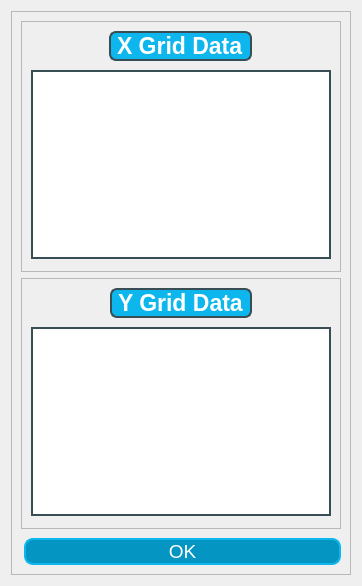
               <widget class="QWidget" name="edit_grid">
                <layout class="QVBoxLayout" name="verticalLayout_7">
                 <item>
                  <widget class="QFrame" name="edit_frame">
                   <property name="frameShape">
                    <enum>QFrame::StyledPanel</enum>
                   </property>
                   <property name="frameShadow">
                    <enum>QFrame::Raised</enum>
                   </property>
                   <layout class="QVBoxLayout" name="verticalLayout_14">
                    <item>
                     <widget class="QFrame" name="frame_2">
                      <property name="styleSheet">
                       <string notr="true">#x_table, #x_grid_label{
border:2px solid #384d54;
border-radius: 7px;
margin-bottom: 3px;
}

</string>
                      </property>
                      <property name="frameShape">
                       <enum>QFrame::StyledPanel</enum>
                      </property>
                      <property name="frameShadow">
                       <enum>QFrame::Raised</enum>
                      </property>
                      <layout class="QVBoxLayout" name="verticalLayout_15">
                       <item alignment="Qt::AlignHCenter">
                        <widget class="QLabel" name="x_grid_label">
                         <property name="minimumSize">
                          <size>
                           <width>0</width>
                           <height>0</height>
                          </size>
                         </property>
                         <property name="font">
                          <font>
                           <pointsize>17</pointsize>
                           <bold>true</bold>
                          </font>
                         </property>
                         <property name="cursor">
                          <cursorShape>PointingHandCursor</cursorShape>
                         </property>
                         <property name="styleSheet">
                          <string notr="true">QLabel{
color:white;
background-color:#0db7ed;
border-radius: 7px;
text-align: center;
}
QLabel::hover{
background-color:#4FCFF7;
}</string>
                         </property>
                         <property name="text">
                          <string>X Grid Data</string>
                         </property>
                        </widget>
                       </item>
                       <item alignment="Qt::AlignHCenter">
                        <widget class="QTableWidget" name="x_table">
                         <property name="minimumSize">
                          <size>
                           <width>300</width>
                           <height>170</height>
                          </size>
                         </property>
                         <property name="maximumSize">
                          <size>
                           <width>500</width>
                           <height>16777215</height>
                          </size>
                         </property>
                         <property name="font">
                          <font>
                           <pointsize>11</pointsize>
                          </font>
                         </property>
                         <property name="styleSheet">
                          <string notr="true">border-radius: 0px;
</string>
                         </property>
                        </widget>
                       </item>
                      </layout>
                     </widget>
                    </item>
                    <item>
                     <widget class="QFrame" name="frame_3">
                      <property name="styleSheet">
                       <string notr="true">#y_table, #y_grid_label{
border:2px solid #384d54;
border-radius: 7px;
margin-bottom: 3px;
}
</string>
                      </property>
                      <property name="frameShape">
                       <enum>QFrame::StyledPanel</enum>
                      </property>
                      <property name="frameShadow">
                       <enum>QFrame::Raised</enum>
                      </property>
                      <layout class="QVBoxLayout" name="verticalLayout_16">
                       <item alignment="Qt::AlignHCenter">
                        <widget class="QLabel" name="y_grid_label">
                         <property name="font">
                          <font>
                           <pointsize>17</pointsize>
                           <bold>true</bold>
                          </font>
                         </property>
                         <property name="cursor">
                          <cursorShape>PointingHandCursor</cursorShape>
                         </property>
                         <property name="styleSheet">
                          <string notr="true">QLabel{
color:white;
background-color:#0db7ed;
border-radius: 7px;
}
QLabel::hover{
background-color:#4FCFF7;
}</string>
                         </property>
                         <property name="text">
                          <string>Y Grid Data</string>
                         </property>
                        </widget>
                       </item>
                       <item alignment="Qt::AlignHCenter">
                        <widget class="QTableWidget" name="y_table">
                         <property name="minimumSize">
                          <size>
                           <width>300</width>
                           <height>170</height>
                          </size>
                         </property>
                         <property name="maximumSize">
                          <size>
                           <width>500</width>
                           <height>16777215</height>
                          </size>
                         </property>
                         <property name="font">
                          <font>
                           <pointsize>11</pointsize>
                          </font>
                         </property>
                         <property name="styleSheet">
                          <string notr="true">border-radius: 0px;</string>
                         </property>
                        </widget>
                       </item>
                      </layout>
                     </widget>
                    </item>
                    <item alignment="Qt::AlignVCenter">
                     <widget class="QPushButton" name="pushButton_2">
                      <property name="cursor">
                       <cursorShape>PointingHandCursor</cursorShape>
                      </property>
                      <property name="styleSheet">
                       <string notr="true">QPushButton{  
  border: 2px solid #0db7ed;
  border-radius:9px;
  background-color: #0595C3;
  color: white;
margin-top: 3px;
 margin-left:3px;
  font-size:19px;

}
QPushButton::hover{
  background-color: #0db7ed;
}</string>
                      </property>
                      <property name="text">
                       <string>OK</string>
                      </property>
                     </widget>
                    </item>
                   </layout>
                  </widget>
                 </item>
                </layout>
               </widget>
